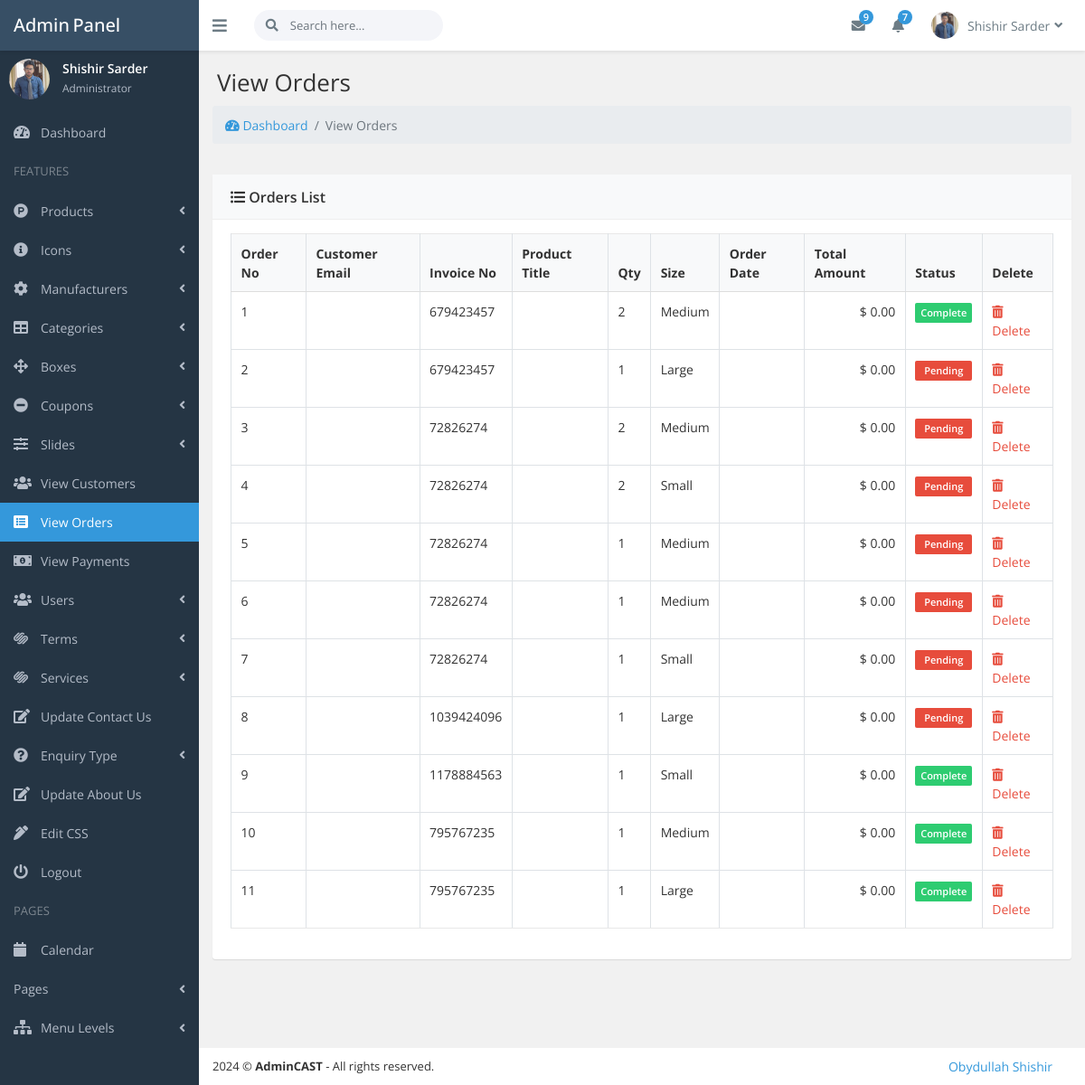
/admin_area/index.php?view_orders (signed in), run on the app's committed database.
### tables this page shows
CREATE TABLE `pending_orders` (
  `order_id` int(10) NOT NULL,
  `customer_id` int(10) NOT NULL,
  `invoice_no` int(100) NOT NULL,
  `product_id` int(10) NOT NULL,
  `qty` int(10) NOT NULL,
  `size` varchar(100) NOT NULL,
  `order_status` varchar(100) NOT NULL
);

### core/init.php (called while the page is built, shortened)
<?php ob_start();
include_once 'database/connection.php';
include_once 'classes/user.php';
global $pdo;
$getFromU = new User($pdo);

### core/classes/user.php (called while the page is built, shortened)
<?php
class User
{
  protected $pdo;
  public function __construct($pdo)
  {
    $this->pdo = $pdo;
  }
  public function view_admin_by_email($admin_email)
  {
    $sql = "SELECT * FROM admins WHERE admin_email = :admin_email";
    $stmt = $this->pdo->prepare($sql);
    $stmt->bindParam(":admin_email", $admin_email);
    $stmt->execute();
    return $stmt->fetch();
  }
  public function view_customer_order_by_order_id($order_id)
  {
    $sql = "SELECT * FROM customer_orders WHERE order_id = :order_id";
    $stmt = $this->pdo->prepare($sql);
    $stmt->bindParam(":order_id", $order_id);
    $stmt->execute();
    return $stmt->fetch();
  }
  public function viewAllFromTable($table_name)
  {
    $sql = "SELECT * FROM {$table_name}";
    $stmt = $this->pdo->prepare($sql);
    $stmt->execute();
    return $stmt->fetchAll();
  }
}

### admin_area/includes/view_orders.php (the view, shortened to what this page needs)
<div class="page-heading">
    <h1 class="page-title">View Orders</h1>
</div>
<nav aria-label="breadcrumb">
  <ol class="breadcrumb">
    <li class="breadcrumb-item"><a href="index.php?dashboard"><i class="fas fa-tachometer-alt"></i> Dashboard</a></li>
    <li class="breadcrumb-item active" aria-current="page">View Orders</li>
  </ol>
</nav>
<div class="page-content fade-in-up">
    <div class="ibox rounded">
        <div class="ibox-head bg-light">
            <div class="ibox-title"><i class="fas fa-list-ul"></i> Orders List</div>
        </div>
        <div class="ibox-body">
            <table class="table table-bordered table-hover table-responsive-lg" id="example-table" cellspacing="0" width="100%">
                <thead class="bg-light">
                    <tr>
                        <th>Order No</th>
                        <th>Customer Email</th>
                        <th>Invoice No</th>
                        <th>Product Title</th>
                        <th>Qty</th>
                        <th>Size</th>
                        <th>Order Date</th>
                        <th>Total Amount</th>
                        <th>Status</th>
                        <th>Delete</th>
                    </tr>
                </thead>
                <tbody>
                    <?php
                        $customer_orders = $getFromU->viewAllFromTable('pending_orders');
                        foreach ($customer_orders as $customer_order) {
                            $order_id = $customer_order->order_id;
                            $customer_id = $customer_order->customer_id;
                            $invoice_no = $customer_order->invoice_no;
                            $product_id = $customer_order->product_id;
                            $qty = $customer_order->qty;
                            $size = $customer_order->size;
                            $order_status = $customer_order->order_status;
                            $view_customer = $getFromU->view_customer_by_id($customer_id);
                            $customer_email = $view_customer->customer_email;
                            $view_product = $getFromU->view_Product_By_Product_ID($product_id);
                            $product_title = $view_product->product_title;
                            $view_customer_order = $getFromU->view_customer_order_by_order_id($order_id);
                            $order_date = $view_customer_order->order_date;
                            $due_amount = $view_customer_order->due_amount;
                            $total = $due_amount * $qty;
                            $tax = ($total * 5) / 100;
                            $shipping = ($total * 4.5) / 100;
                            $due_amount = $total + $tax + $shipping;
                    ?>
                    <tr>
                        <td><?php echo $order_id; ?></td>
                        <td><?php echo $customer_email; ?></td>
                        <td><?php echo $invoice_no; ?></td>
                        <td> <?php echo $product_title; ?></td>
                        <td><?php echo $qty; ?></td>
                        <td><?php echo ucwords($size); ?></td>
                        <td><?php echo $order_date; ?></td>
                        <td class="text-right">$ <?php echo number_format($due_amount, 2); ?></td>
                        <td><span class="w-100 badge <?php ($order_status === 'pending') ? print 'badge-danger' : print 'badge-success'; ?>"  > <?php echo ucwords($order_status); ?></span></td>
                        <td>
                            <a class="text-danger" onclick="DeleteOrder('<?php echo $order_id; ?>')"><i class="fas fa-trash-alt"></i> Delete</a>
                        </td>
                    </tr>
                    <?php } ?>
                </tbody>
            </table>
        </div>
    </div>
</div>

### admin_area/includes/top_nav.php (shortened to what this page needs)
<?php
$admin_email = $_SESSION['admin_email'];
$get_admin = $getFromU->view_admin_by_email($admin_email);
$admin_name = $get_admin->admin_name;
$admin_image = $get_admin->admin_image;
?>
<header class="header">
    <div class="page-brand">
        <a class="link" href="index.html">
            <span class="brand">Admin
                <span class="brand-tip pl-1">Panel</span>
            </span>
        </a>
    </div>
    <div class="flexbox flex-1">
        <ul class="nav navbar-toolbar">
            <li>
                <a class="nav-link sidebar-toggler js-sidebar-toggler"><i class="fas fa-bars"></i></a>
            </li>
            <li>
                <form class="navbar-search" action="javascript:;">
                    <div class="rel">
                        <span class="search-icon"><i class="fas fa-search"></i></span>
                        <input class="form-control" placeholder="Search here...">
                    </div>
                </form>
            </li>
        </ul>
        <ul class="nav navbar-toolbar">
            <li class="dropdown dropdown-inbox">
                <a class="nav-link dropdown-toggle" data-toggle="dropdown"><i class="fas fa-envelope"></i></i>
                    <span class="badge badge-primary envelope-badge">9</span>
                </a>
            </li>
            <li class="dropdown dropdown-notification">
                <a class="nav-link dropdown-toggle" data-toggle="dropdown"><i class="fas fa-bell rel"></i>
                    <span class="badge badge-primary envelope-badge">7</span>
                </a>
            </li>
            <li class="dropdown dropdown-user">
                <a class="nav-link dropdown-toggle link" data-toggle="dropdown">
                    <img src="./assets/img/users/<?php echo $admin_image; ?>" />
                    <span></span><?php echo $admin_name; ?><i class="fa fa-angle-down m-l-5"></i>
                </a>
            </li>
        </ul>
    </div>
</header>

### admin_area/includes/sidebar.php (shortened to what this page needs)
<?php
$admin_email = $_SESSION['admin_email'];
$get_admin = $getFromU->view_admin_by_email($admin_email);
$admin_name = $get_admin->admin_name;
$admin_image = $get_admin->admin_image;
$dashboard = (isset($_GET['dashboard'])) ? 'active' : '';
$products = (isset($_GET['add_product']) || isset($_GET['view_products']) || isset($_GET['edit_product']) || isset($_GET['Unapprove_product'])) ? 'active' : '';
$icons = (isset($_GET['add_icon']) || isset($_GET['view_icons']) || isset($_GET['edit_icon'])) ? 'active' : '';
$manufacturers = (isset($_GET['add_manufacturer']) || isset($_GET['view_manufacturers']) || isset($_GET['edit_manufacturer'])) ? 'active' : '';
$cats = (isset($_GET['add_cat']) || isset($_GET['view_cats']) || isset($_GET['edit_cat'])) ? 'active' : '';
$slides = (isset($_GET['add_slide']) || isset($_GET['view_slides']) || isset($_GET['edit_slide'])) ? 'active' : '';
$view_customers = (isset($_GET['view_customers'])) ? 'active' : '';
$view_orders = (isset($_GET['view_orders'])) ? 'active' : '';
$view_payments = (isset($_GET['view_payments'])) ? 'active' : '';
$users = (isset($_GET['add_user']) || isset($_GET['view_users']) || isset($_GET['edit_user'])) ? 'active' : '';
$boxes = (isset($_GET['add_box']) || isset($_GET['view_boxes']) || isset($_GET['edit_box'])) ? 'active' : '';
$coupons = (isset($_GET['add_coupon']) || isset($_GET['view_coupons']) || isset($_GET['edit_coupon'])) ? 'active' : '';
$terms = (isset($_GET['add_terms']) || isset($_GET['view_terms']) || isset($_GET['edit_terms'])) ? 'active' : '';
$services = (isset($_GET['add_service']) || isset($_GET['view_services']) || isset($_GET['edit_service'])) ? 'active' : '';
$edit_css = (isset($_GET['edit_css'])) ? 'active' : '';
$edit_contact_us = (isset($_GET['edit_contact_us'])) ? 'active' : '';
$edit_about_us = (isset($_GET['edit_about_us'])) ? 'active' : '';
$enquiry_types = (isset($_GET['add_enquiry_type']) || isset($_GET['view_enquiry_types']) || isset($_GET['edit_enquiry_type'])) ? 'active' : '';
?>
<nav class="page-sidebar" id="sidebar">
    <div id="sidebar-collapse">
        <div class="admin-block d-flex">
            <div>
                <img src="./assets/img/users/<?php echo $admin_image; ?>" class="img-fluid img-circle" width="45px" />
            </div>
            <div class="admin-info">
                <div class="font-strong"><?php echo $admin_name; ?></div><small>Administrator</small>
            </div>
        </div>
        <ul class="side-menu metismenu">
            <li>
                <a class="<?php echo $dashboard; ?>" href="index.php?dashboard"><i class="sidebar-item-icon fas fa-tachometer-alt"></i>
                    <span class="nav-label">Dashboard</span>
                </a>
            </li>
            <li class="heading">FEATURES</li>
            <li class="<?php echo $products; ?>">
                <a href="javascript:;"><i class="sidebar-item-icon fab fa-product-hunt"></i>
                    <span class="nav-label">Products</span><i class="fa fa-angle-left arrow"></i>
                </a>
            </li>
            <li class="<?php echo $icons; ?>">
                <a href="javascript:;"><i class="sidebar-item-icon fas fa-info-circle"></i>
                    <span class="nav-label">Icons</span><i class="fa fa-angle-left arrow"></i>
                </a>
            </li>
            <li class="<?php echo $manufacturers; ?>">
                <a href="javascript:;"><i class="sidebar-item-icon fas fa-cog"></i>
                    <span class="nav-label">Manufacturers</span><i class="fa fa-angle-left arrow"></i>
                </a>
            </li>
            <li class="<?php echo $cats; ?>">
                <a href="javascript:;"><i class="sidebar-item-icon fa fa-table"></i>
                    <span class="nav-label">Categories</span><i class="fa fa-angle-left arrow"></i>
                </a>
            </li>
            <li class="<?php echo $boxes; ?>">
                <a href="javascript:;"><i class="sidebar-item-icon fas fa-arrows-alt"></i>
                    <span class="nav-label">Boxes</span><i class="fas fa-angle-left arrow"></i>
                </a>
            </li>
            <li class="<?php echo $coupons; ?>">
                <a href="javascript:;"><i class="sidebar-item-icon fas fa-minus-circle"></i>
                    <span class="nav-label">Coupons</span><i class="fas fa-angle-left arrow"></i>
                </a>
            </li>
            <li class="<?php echo $slides; ?>">
                <a href="javascript:;"><i class="sidebar-item-icon fas fa-sliders-h"></i>
                    <span class="nav-label">Slides</span><i class="fa fa-angle-left arrow"></i>
                </a>
            </li>
            <li class="<?php echo $view_customers; ?>">
                <a href="index.php?view_customers"><i class="sidebar-item-icon fas fa-users"></i>
                    <span class="nav-label">View Customers</span>
                </a>
            </li>
            <li class="<?php echo $view_orders; ?>">
                <a href="index.php?view_orders"><i class="sidebar-item-icon fas fa-list-alt"></i>
                    <span class="nav-label">View Orders</span>
                </a>
            </li>
            <li class="<?php echo $view_payments; ?>">
                <a href="index.php?view_payments"><i class="sidebar-item-icon fas fa-money-bill-alt"></i>
                    <span class="nav-label">View Payments</span>
                </a>
            </li>
            <li class="<?php echo $users; ?>">
                <a href="javascript:;"><i class="sidebar-item-icon fa fa-users"></i>
                    <span class="nav-label">Users</span><i class="fa fa-angle-left arrow"></i></a>
            </li>
            <li class="<?php echo $terms; ?>">
                <a href="javascript:;"><i class="sidebar-item-icon fab fa-squarespace"></i>
                    <span class="nav-label">Terms</span><i class="fa fa-angle-left arrow"></i></a>
            </li>
            <li class="<?php echo $services; ?>">
                <a href="javascript:;"><i class="sidebar-item-icon fab fa-squarespace"></i>
                    <span class="nav-label">Services</span><i class="fa fa-angle-left arrow"></i></a>
            </li>
            <li class="<?php echo $edit_contact_us; ?>">
                <a href="index.php?edit_contact_us"><i class="sidebar-item-icon fas fas fa-edit"></i>
                    <span class="nav-label">Update Contact Us</span>
                </a>
            </li>
            <li class="<?php echo $enquiry_types; ?>">
                <a href="javascript:;"><i class="sidebar-item-icon fas fa-question-circle"></i>
                    <span class="nav-label">Enquiry Type</span><i class="fa fa-angle-left arrow"></i></a>
            </li>
            <li class="<?php echo $edit_about_us; ?>">
                <a href="index.php?edit_about_us"><i class="sidebar-item-icon fas fas fa-edit"></i>
                    <span class="nav-label">Update About Us</span>
                </a>
            </li>
            <li class="<?php echo $edit_css; ?>">
                <a href="index.php?edit_css"><i class="sidebar-item-icon fas fas fa-pen-alt"></i>
                    <span class="nav-label">Edit CSS</span>
                </a>
            </li>
            <li>
                <a href="logout.php"><i class="sidebar-item-icon fas fa-power-off"></i>
                    <span class="nav-label">Logout</span>
                </a>
            </li>
            <li class="heading">PAGES</li>
            <li>
                <a href="calendar.html"><i class="sidebar-item-icon fa fa-calendar"></i>
                    <span class="nav-label">Calendar</span>
                </a>
            </li>
            <li>
                <a href="javascript:;"><i class="sidebar-item-icon fa fa-file-text"></i>
                    <span class="nav-label">Pages</span><i class="fa fa-angle-left arrow"></i></a>
            </li>
            <li>
                <a href="javascript:;"><i class="sidebar-item-icon fa fa-sitemap"></i>
                    <span class="nav-label">Menu Levels</span><i class="fa fa-angle-left arrow"></i></a>
            </li>
        </ul>
    </div>
</nav>

### data on the page
pending_orders: order_id "1", invoice_no "679423457", qty "2", size "Medium", qty "0.00", order_status "Complete"
pending_orders: order_id "2", invoice_no "679423457", qty "1", size "Large", qty "0.00", order_status "Pending"
pending_orders: order_id "3", invoice_no "72826274", qty "2", size "Medium", qty "0.00", order_status "Pending"
pending_orders: order_id "4", invoice_no "72826274", qty "2", size "Small", qty "0.00", order_status "Pending"
pending_orders: order_id "5", invoice_no "72826274", qty "1", size "Medium", qty "0.00", order_status "Pending"
pending_orders: order_id "6", invoice_no "72826274", qty "1", size "Medium", qty "0.00", order_status "Pending"
pending_orders: order_id "7", invoice_no "72826274", qty "1", size "Small", qty "0.00", order_status "Pending"
pending_orders: order_id "8", invoice_no "1039424096", qty "1", size "Large", qty "0.00", order_status "Pending"
pending_orders: order_id "9", invoice_no "1178884563", qty "1", size "Small", qty "0.00", order_status "Complete"
pending_orders: order_id "10", invoice_no "795767235", qty "1", size "Medium", qty "0.00", order_status "Complete"
pending_orders: order_id "11", invoice_no "795767235", qty "1", size "Large", qty "0.00", order_status "Complete"

### other printed values
$admin_name "Shishir Sarder"
